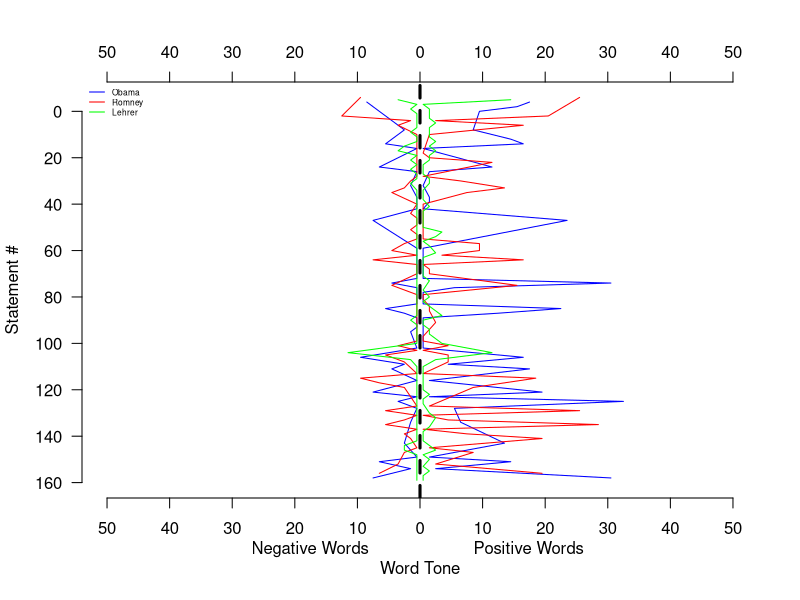

Recreate this plot in R.
setwd("~/Documents/GitHub/WUSTL")
Data <- read.csv('HW1.csv')

# Store separate data for each speaker
Lehrer <- Data[which(Data$Speaker == 'lehrer'), ]
Obama <- Data[which(Data$Speaker == 'obama'), ]
Romney <- Data[which(Data$Speaker == 'romney'), ]

# Empty plot
plot(x = 1, type='n', xlim = c(-50, 50), ylim = c(0, max(Data$Number)),
     xlab = 'Negative Words                     Positive Words \nWord Tone', 
     ylab = "Statement #", axes=F)
# Add axes
axis(2, at = seq(0,max(Data$Number),20), labels = rev(seq(0,max(Data$Number),20)), las = 2)
axis(3, at = seq(-50,50,10), labels = c(rev(seq(0,50,10)), seq(10,50,10)))
axis(1, at = seq(-50,50,10), labels = c(rev(seq(0,50,10)), seq(10,50,10)))
abline(v=0, lty = 2, lwd = 3)
# plot positive rates over time
lines(y = Obama$Number, x = rev(Obama$Positive)+0.5, type = 'l', col = 'blue')
lines(y = Romney$Number, x = rev(Romney$Positive)+0.5, type = 'l', col = 'red')
lines(y = Lehrer$Number, x = rev(Lehrer$Positive)+0.5, type = 'l', col = 'green')
# plot negative rates over time
lines(y = Obama$Number, x = rev(Obama$Negative)*(-1)-0.5, type = 'l', col = 'blue')
lines(y = Romney$Number, x = rev(Romney$Negative)*(-1)-0.5, type = 'l', col = 'red')
lines(y = Lehrer$Number, x = rev(Lehrer$Negative)*(-1)-0.5, type = 'l', col = 'green')
# add legend
legend("topleft", 
       legend = c('Obama', 'Romney', 'Lehrer'), 
       col = c('blue', 'red', 'green'),
       lty = 1,
       bty = 'n',
       cex = 0.5)


# In general, the trends demonstrate an overall greater use of positive words 
#   than negative ones. There is also a clear tendency for Obama to use more 
#   positive words than Romney in temporally proximate statements. Lehrer's 
#   statements remains generally lacking in either positive or negative word use
#   though their are notable exceptions at the opening remarks (many positive 
#   words) and around statement number 100 (having both more negative and 
#   positive) words than Lehrer's average. There is no clear evidence of
#   candidate tone changing in response to the other's remarks. Instead it
#   appears that temporally proximate statements (made in regard to a similar 
#   topic) are most closely related to the measured tone.